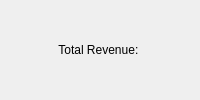
              <widget class="QWidget" name="status" native="true">
               <layout class="QHBoxLayout" name="horizontalLayout_10">
                <property name="spacing">
                 <number>0</number>
                </property>
                <property name="leftMargin">
                 <number>0</number>
                </property>
                <property name="topMargin">
                 <number>0</number>
                </property>
                <property name="rightMargin">
                 <number>0</number>
                </property>
                <property name="bottomMargin">
                 <number>0</number>
                </property>
                <item>
                 <widget class="QLabel" name="status1">
                  <property name="text">
                   <string/>
                  </property>
                  <property name="alignment">
                   <set>Qt::AlignCenter</set>
                  </property>
                 </widget>
                </item>
                <item>
                 <widget class="QLabel" name="sum_price">
                  <property name="text">
                   <string>Total Revenue: </string>
                  </property>
                  <property name="alignment">
                   <set>Qt::AlignCenter</set>
                  </property>
                 </widget>
                </item>
                <item>
                 <widget class="QLabel" name="status2">
                  <property name="text">
                   <string/>
                  </property>
                  <property name="alignment">
                   <set>Qt::AlignCenter</set>
                  </property>
                 </widget>
                </item>
               </layout>
              </widget>
